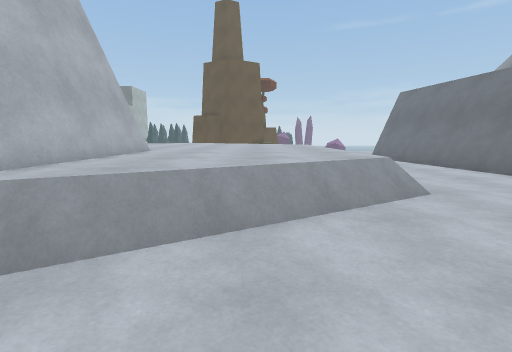
[1] (above)

16 first-person views from a walk through a 3-D level made in the Unity game engine. The camera is 1.2 m above the floor, tilts 8° down and sees 85° across. The floor is counted in squares, 1 m on a side. Each view is taken from the middle of a square. On the plan, view 1 faces up. The plan holds only what a view shows up to about 13 squares ahead; the rest is blank. The place goes on beyond the plan. Surface patterns are stand-ins for the level's own textures.

[2]
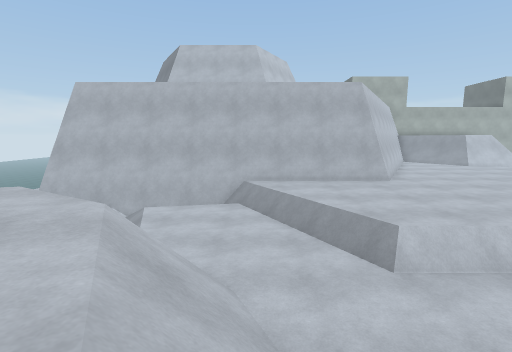

[3]
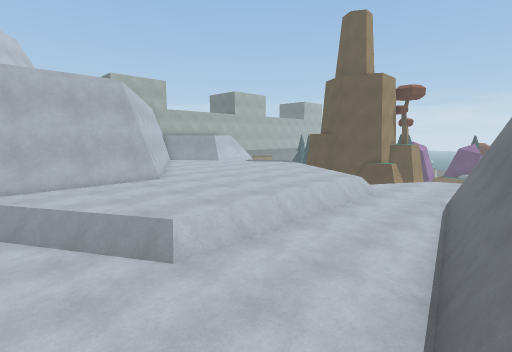

[4]
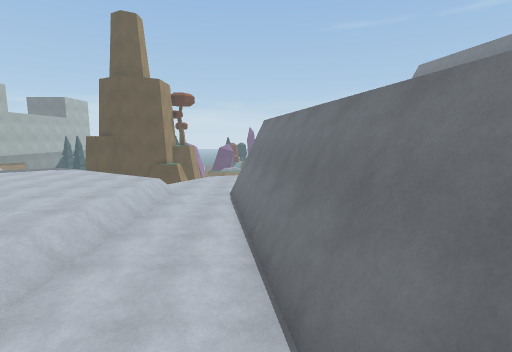

[5]
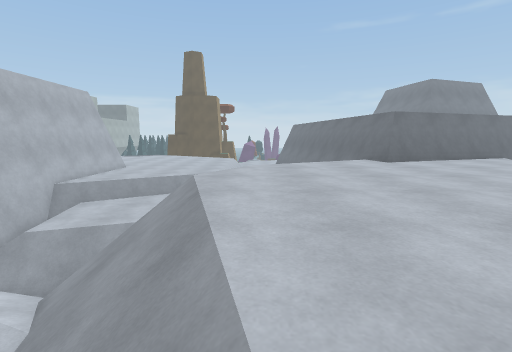

[6]
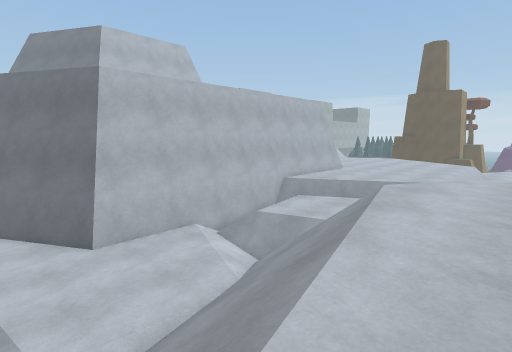

[7]
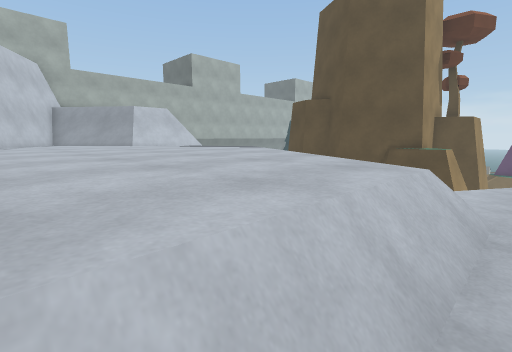

[8]
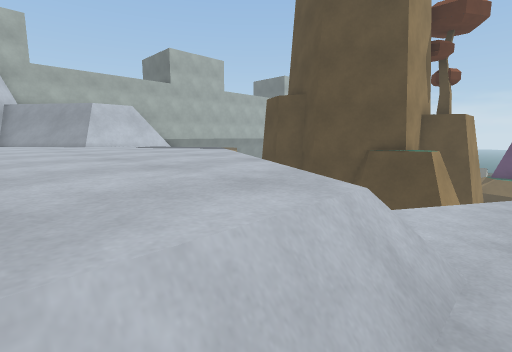

[9]
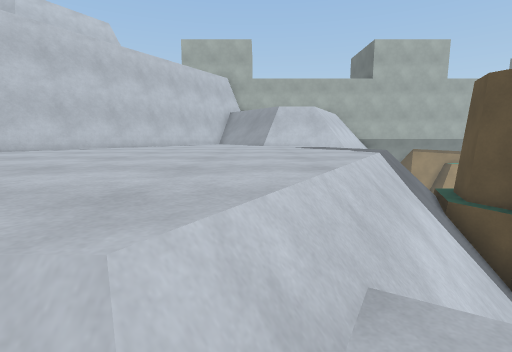

[10]
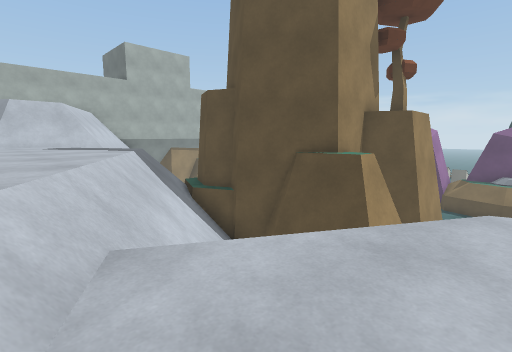

[11]
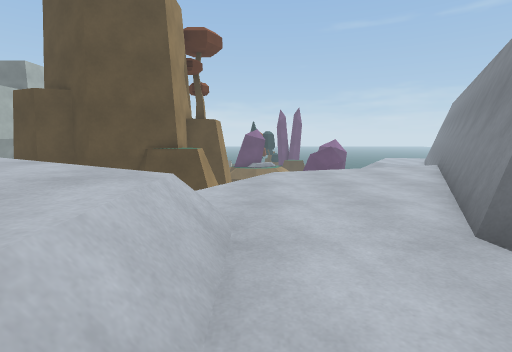

[12]
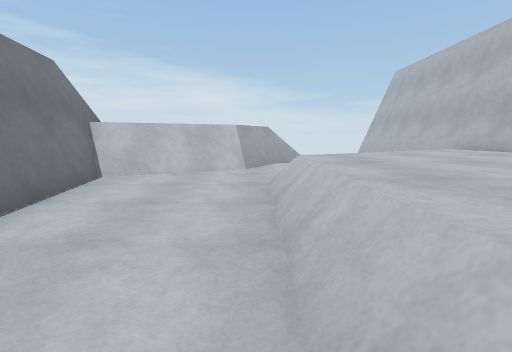

[13]
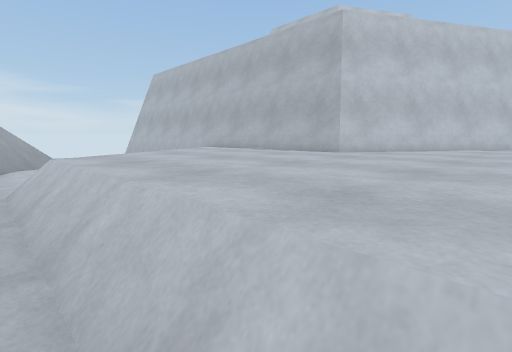

[14]
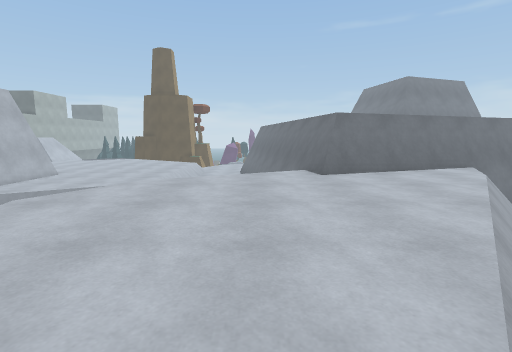

[15]
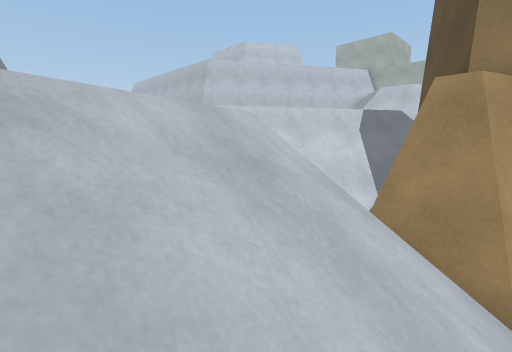

[16]
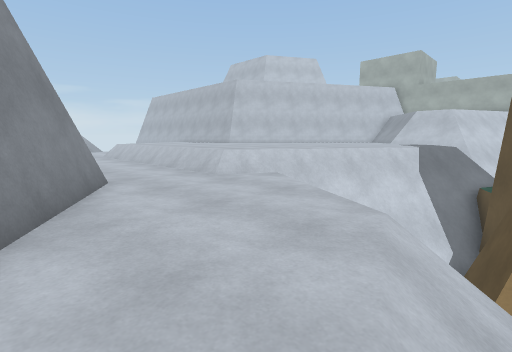

### Floor plan
Key: @ floor where view 1 was taken; # wall or solid block; . main floor; - floor 0.25 m lower than the main floor; _ floor 0.5 m lower than the main floor; : floor 1.5 m higher than the main floor; + floor 1.75 m higher than the main floor; / step, stairs or slope; = window, fence, low wall or low ledge; ^ raised ledge; v drop or lower ground.
Columns run from 7 left of view 1 to 18 right of it. Each row starts with its distance up from view 1.
 26          #v/// /   #
 25          #v/////   #
 24      ###=#vv/////.##
 23     ##vvv  v//....#
 22     #vvv   v.....##
 21    ##vvv   /.....#
 20    ^^=vvv -.....##
 19   ^^^^^=vv......#
 18  ^^^^^^^==.....##
 17  ^^^^^^^^^=...##
 16 #^^^^^^^^^^...##
 15 #^^^^^^^^^^...##
 14 ^^^^^^^^^^^...=#
 13 ^^^^^^^^^^^...=#
 12 ^^^^^^^^^^^....#
 11 #^^^^^^^^^^....##
 10 ###^^^^^^^^....##
  9   ##^^^^^^^....##
  8    #^^^^^^^....=#
  7    #^^^^^^^.....#
  6    #^^^^^^^.....#
  5    #^^^^^=......##     ###
  4    #^^^=#.....//=#######=
  3    #^^=...../////####=+v
  2    ##......////++==++++
  1    ##/.....=/+++++++++v
  0    ##/.@./==+++++++++:v
 -1    ##////==#+++++++++v
 -2    ##///   +++++++++v
 -3    ##//////++++++++v
 -4    ##_//////++++++v
 -5    ##____///+++++:
 -6    ##____///+++++
 -7   ###____///++++
 -8 ###______////+
 -9 #______//   /+

Positions as (right, up) in squares from view 1, and headings:
1: (0, 0), facing up
2: (9, 3), facing left
3: (9, 3), facing up-left
4: (8, 2), facing up
5: (5, -9), facing up
6: (6, -9), facing up-left
7: (4, 12), facing up-left
8: (4, 14), facing up-left
9: (4, 17), facing left
10: (5, 17), facing up-left
11: (4, 13), facing up
12: (4, 13), facing down
13: (4, 13), facing down-left
14: (8, -7), facing up
15: (8, 26), facing down-left
16: (9, 24), facing down-left
